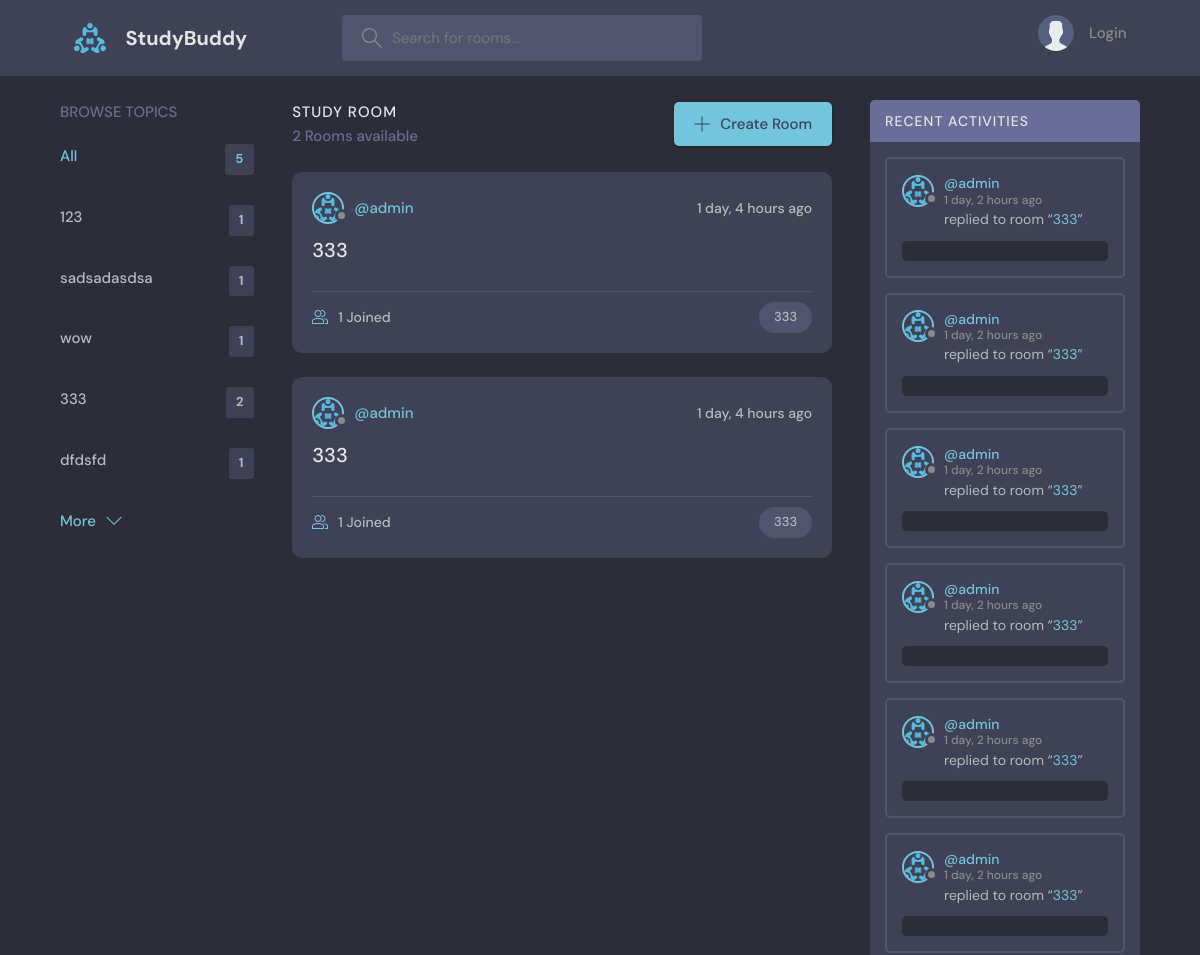
Page /?q=333 (upper part) on the earlier database version.
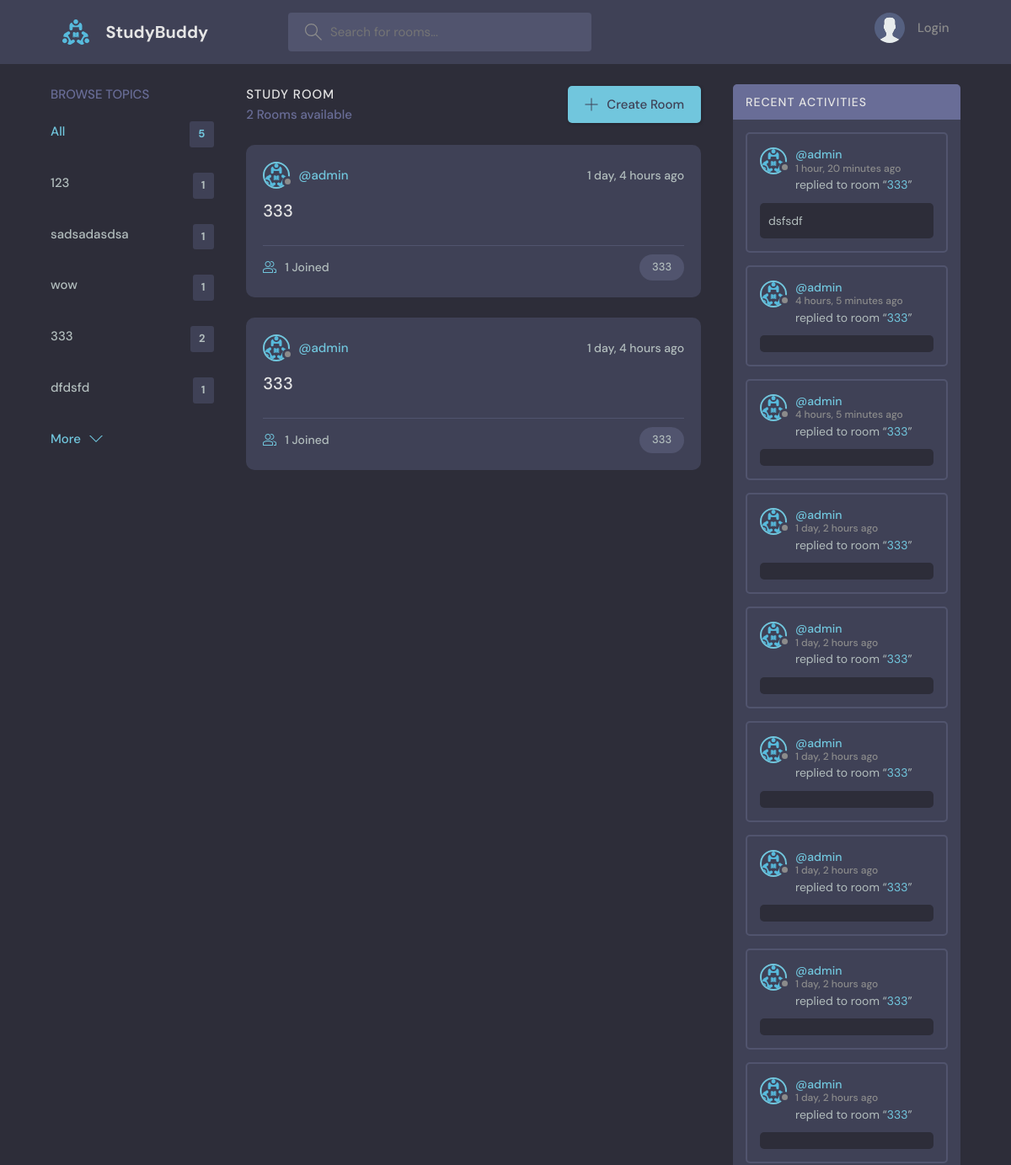
Same page on the later database version.
### base/models.py (models this page shows, shortened)
class Topic(models.Model):
    name = models.CharField(max_length=200)

class Room(models.Model):
    host = models.ForeignKey(User, on_delete=models.SET_NULL, null=True)
    topic = models.ForeignKey(Topic, on_delete=models.SET_NULL, null=True)
    name = models.CharField(max_length=200)
    description = models.TextField(max_length=250, null=True, blank = True) # null for DB, blank for Forms
    participants = models.ManyToManyField(User, related_name='participants', blank=True) # we have User model already, and need to add related name which will be not the same
    updated = models.DateTimeField(auto_now=True) # auto_now update time after every update
    created = models.DateTimeField(auto_now_add=True) # auto_now_add make the time only once after creation
    class Meta:
        ordering = ['-updated', '-created']
    def __str__(self):
        return self.name

class User(AbstractUser):
    name = models.CharField(max_length=200, null=True)
    email = models.EmailField(unique=True, null=True)
    bio = models.TextField(null=True, default='', blank=True)
    lnkdn = models.CharField(max_length=150, null=True, blank=True)
    avatar = models.ImageField(null=True, default='avatar.svg')
    USERNAME_FIELD = 'email'
    REQUIRED_FIELDS = []

class Message(models.Model):
    user = models.ForeignKey(User, on_delete=models.CASCADE) # One to Many relationship, mes - child, room - father
    room = models.ForeignKey(Room, on_delete=models.CASCADE, null=True) # Cascade means that if we delete parent(room) - child will dead
    body = models.TextField() # user should to input smthng here
    updated = models.DateTimeField(auto_now=True)
    created = models.DateTimeField(auto_now_add=True)
    reply = models.TextField(blank=True, null=True)
    chat = models.ForeignKey(Chat, on_delete=models.CASCADE, null=True)
    images = models.ImageField(null=True, upload_to='mess_img/')
    class Meta:
        ordering = ['-updated', '-created']

### base/views.py (the view)
# urls.py: path('', home, name='home'),
def home(request):
    q = request.GET.get('q') if request.GET.get('q') != None else ''
    rooms = Room.objects.filter(
        Q(topic__name__icontains=q) |
        Q(name__icontains=q) |
        Q(description__icontains=q) |
        Q(host__first_name__icontains=q)
    )
    topics = Topic.objects.all()[0:5]
    room_count = rooms.count()
    room_messages = Message.objects.filter(Q(room__topic__name__icontains=q))
    context = {
        'rooms': rooms,
        'topics': topics,
        'room_count': room_count,
        'room_messages': room_messages
    }
    return render(request, 'base/home.html', context)

### base/templates/base/home.html (shortened to what this page needs)
{% extends 'base_temp.html' %}
 {% block content %}
    <main class="layout layout--3">
      <div class="container">
          {% include 'base/topics_component.html' %}
        <div class="roomList">
          <div class="roomList__header">
            <div>
              <h2>Study Room</h2>
              <p>{{ room_count}} Rooms available</p>
            </div>
            <a class="btn btn--main" href="{% url 'create_room' %}">
              <svg version="1.1" xmlns="http://www.w3.org/2000/svg" width="32" height="32" viewBox="0 0 32 32">
                <title>add</title>
                <path
                  d="M16.943 0.943h-1.885v14.115h-14.115v1.885h14.115v14.115h1.885v-14.115h14.115v-1.885h-14.115v-14.115z"
                ></path>
              </svg>
              Create Room
            </a>
          </div>
          {% include "base/feed_component.html" %}
        </div>
          {% include 'base/activity_component.html' %}
      </div>
    </main>
 {% endblock %}

### base/templates/base/topics_component.html
<div class="topics">
          <div class="topics__header">
            <h2>Browse Topics</h2>
          </div>
          <ul class="topics__list">
            <li>
              <a href="{% url 'home' %}" class="active">All <span>{{ topics.count }}</span></a>
            </li>
              {% for topic in topics %}
            <li>
              <a href="{% url 'home'%}?q={{ topic.name }}">{{ topic.name }}
                  <span>{{ topic.room_set.all.count }}</span></a>
            </li>
                  {% endfor %}
          </ul>
          <a class="btn btn--link" href="{% url 'topics_page' %}">
            More
            <svg version="1.1" xmlns="http://www.w3.org/2000/svg" width="32" height="32" viewBox="0 0 32 32">
              <title>chevron-down</title>
              <path d="M16 21l-13-13h-3l16 16 16-16h-3l-13 13z"></path>
            </svg>
          </a>
        </div>

### base/templates/base/feed_component.html (shortened to what this page needs)
{% for room in rooms %}
<div class="roomListRoom">
            <div class="roomListRoom__header">
              <a href="{% url 'user_profile' room.host.id %}" class="roomListRoom__author">
                <div class="avatar avatar--small">
                  <img src="{{ room.host.avatar.url }}" />
                </div>
                <span>@{{ room.host.username }}</span>
              </a>
              <div class="roomListRoom__actions">
                <span> {{ room.created|timesince }} ago</span>
              </div>
            </div>
            <div class="roomListRoom__content">
              <a href="{% url 'room' room.id %}">{{ room.name}}</a>
            </div>
            <div class="roomListRoom__meta">
              <a href="{% url 'room' room.id %}" class="roomListRoom__joined">
                  {{ room.participants.all.count}} Joined
              </a>
              <p class="roomListRoom__topic">{{ room.topic.name }}</p>
            </div>
          </div>
{% endfor %}

### base/templates/base/activity_component.html (shortened to what this page needs)
<div class="activities">
          <div class="activities__header">
            <h2>Recent Activities</h2>
          </div>
        {% for message in room_messages %}
            {% if message.room is not null %}
          <div class="activities__box">
            <div class="activities__boxHeader roomListRoom__header">
              <a href="{% url 'user_profile' message.user.id %}" class="roomListRoom__author">
                <div class="avatar avatar--small">
                  <img src="{{ message.user.avatar.url }}" />
                </div>
                <p>
                  @{{ message.user.username}}
                  <span>{{ message.created|timesince }} ago</span>
                </p>
              </a>
            </div>
            <div class="activities__boxContent">
              <p>replied to room “<a href="{% url 'room' message.room.id %}">{{ message.room}}</a>”</p>
              <div class="activities__boxRoomContent">
                  {{ message.body}}
              </div>
            </div>
          </div>
            {% endif %}
    {% endfor %}
        </div>

Differences in the rows shown:
added Message: user.avatar (picture), user.username "admin", created "1 hour, 20 minutes", room "333", body "dsfsdf"
added Message: user.avatar (picture), user.username "admin", created "4 hours, 5 minutes", room "333"
added Message: user.avatar (picture), user.username "admin", created "4 hours, 5 minutes", room "333"
